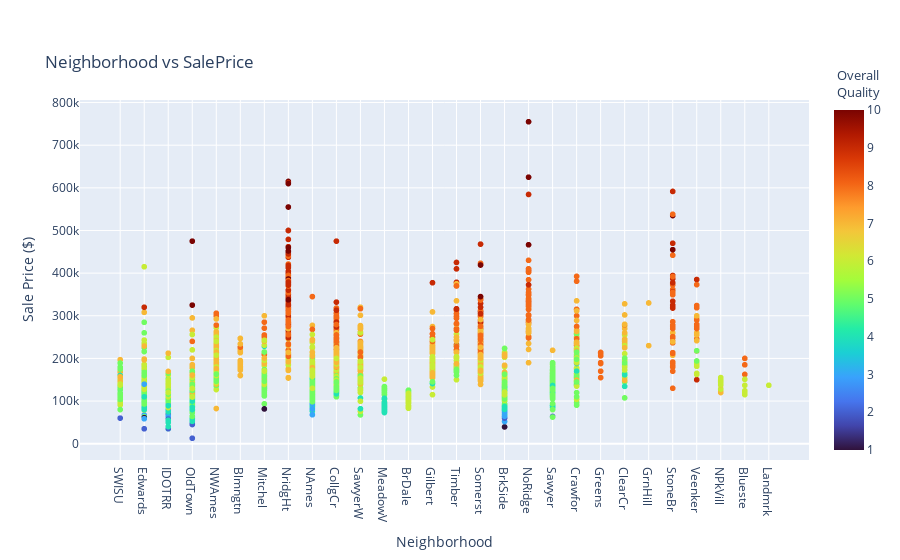

The cell this chart's notebook holds for it:
### Markdown cell above
### Visualize how neighborhoods vs. sale price

### Code cell
fig = px.scatter(
    x=housing.Neighborhood, 
    y= housing.SalePrice, 
    #color = df_normal_quality.SalePrice,
    color = housing.OverallQual,
    labels={'x': 'Neighborhood', 
            'y': 'Sale Price ($)',
           'color': ''},
    title='Neighborhood vs SalePrice',
    color_continuous_scale='Turbo')



fig.update_layout(
    title=dict(y=0.9))

# Add custom annotation for the legend title
fig.add_annotation(
    x=1.1,  # Adjust the x position as needed
    y=1.1,  # Adjust the y position as needed
    text="Overall<br>Quality",  # Custom legend title with line break
    showarrow=False,
    xref="paper",
    yref="paper",
    align="left",
    font=dict(size=13)
)
# Show the plot
fig.show()

### Figure 1 — Plotly figure (JSON) as saved in the notebook; plotly's stock layout.template omitted (floating-point values rounded to 4 significant figures; data arrays with more than 128 entries replaced by an {"elided": "..."} marker saying what was removed)
{"data": [{"hovertemplate": "Neighborhood=%{x}<br>Sale Price ($)=%{y}<br>=%{marker.color}<extra></extra>", "legendgroup": "", "marker": {"color": {"elided": "2579 int values"}, "coloraxis": "coloraxis", "symbol": "circle"}, "mode": "markers", "name": "", "showlegend": false, "type": "scattergl", "x": {"elided": "2579 str values"}, "xaxis": "x", "y": {"elided": "2579 int values"}, "yaxis": "y"}], "layout": {"annotations": [{"align": "left", "font": {"size": 13}, "showarrow": false, "text": "Overall<br>Quality", "x": 1.1, "xref": "paper", "y": 1.1, "yref": "paper"}], "coloraxis": {"colorbar": {"title": {"text": ""}}, "colorscale": [[0, "#30123b"], [0.07143, "#4145ab"], [0.1429, "#4675ed"], [0.2143, "#39a2fc"], [0.2857, "#1bcfd4"], [0.3571, "#24eca6"], [0.4286, "#61fc6c"], [0.5, "#a4fc3b"], [0.5714, "#d1e834"], [0.6429, "#f3c63a"], [0.7143, "#fe9b2d"], [0.7857, "#f36315"], [0.8571, "#d93806"], [0.9286, "#b11901"], [1, "#7a0402"]]}, "legend": {"tracegroupgap": 0}, "title": {"text": "Neighborhood vs SalePrice", "y": 0.9}, "xaxis": {"anchor": "y", "domain": [0, 1], "title": {"text": "Neighborhood"}}, "yaxis": {"anchor": "x", "domain": [0, 1], "title": {"text": "Sale Price ($)"}}}}
